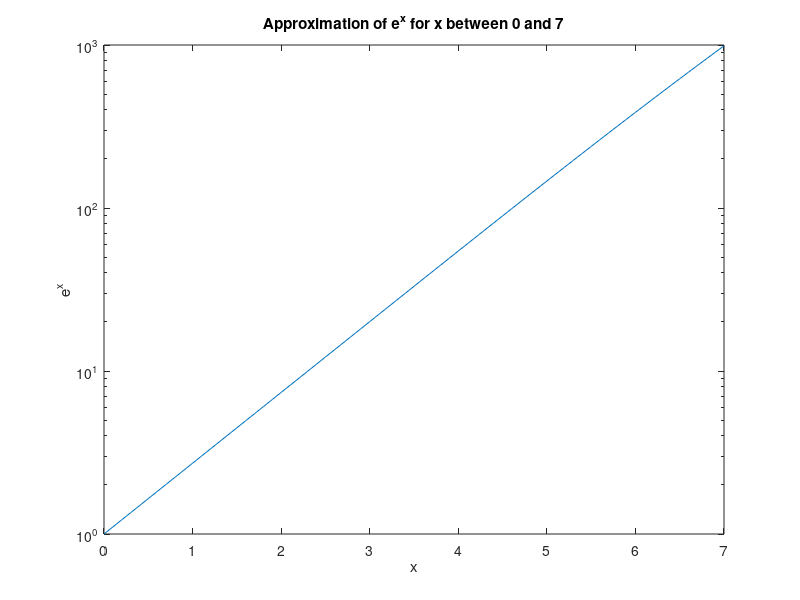

The MATLAB script that drew this image:

clear 

for k=0:70 
x(k+1)=0.1*k;
sum = 0;

for m=0:10 
sum = sum+(x(k+1)^m)/gamma(m+1);
end 

e(k+1) = sum;
end 

semilogy(x,e) 
title('Approximation of e^x for x between 0 and 7') 
xlabel('x') 
ylabel('e^x')